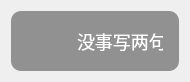
<?xml version="1.0" encoding="UTF-8"?>
<ui version="4.0">
 <class>ImageTipsWidgetWidget</class>
 <widget class="QWidget" name="ImageTipsWidgetWidget">
  <property name="geometry">
   <rect>
    <x>0</x>
    <y>0</y>
    <width>190</width>
    <height>79</height>
   </rect>
  </property>
  <property name="minimumSize">
   <size>
    <width>180</width>
    <height>0</height>
   </size>
  </property>
  <property name="maximumSize">
   <size>
    <width>520</width>
    <height>16777215</height>
   </size>
  </property>
  <property name="windowTitle">
   <string>Form</string>
  </property>
  <property name="styleSheet">
   <string notr="true"/>
  </property>
  <layout class="QGridLayout" name="gridLayout">
   <item row="0" column="0">
    <widget class="QWidget" name="widget" native="true">
     <property name="styleSheet">
      <string notr="true">QWidget#widget
{
  background-color:#80333333;
  border-radius:10px;
}</string>
     </property>
     <layout class="QGridLayout" name="gridLayout_2">
      <property name="leftMargin">
       <number>0</number>
      </property>
      <property name="topMargin">
       <number>0</number>
      </property>
      <property name="rightMargin">
       <number>0</number>
      </property>
      <property name="bottomMargin">
       <number>0</number>
      </property>
      <property name="spacing">
       <number>0</number>
      </property>
      <item row="0" column="0">
       <layout class="QHBoxLayout" name="horizontalLayout">
        <property name="spacing">
         <number>10</number>
        </property>
        <property name="leftMargin">
         <number>16</number>
        </property>
        <property name="topMargin">
         <number>10</number>
        </property>
        <property name="rightMargin">
         <number>16</number>
        </property>
        <property name="bottomMargin">
         <number>10</number>
        </property>
        <item>
         <widget class="QLabel" name="label_2">
          <property name="sizePolicy">
           <sizepolicy hsizetype="Fixed" vsizetype="Fixed">
            <horstretch>0</horstretch>
            <verstretch>0</verstretch>
           </sizepolicy>
          </property>
          <property name="minimumSize">
           <size>
            <width>40</width>
            <height>40</height>
           </size>
          </property>
          <property name="maximumSize">
           <size>
            <width>40</width>
            <height>40</height>
           </size>
          </property>
          <property name="styleSheet">
           <string notr="true">background-color:#00ffffff;</string>
          </property>
          <property name="text">
           <string/>
          </property>
          <property name="pixmap">
           <pixmap>:/image/success.png</pixmap>
          </property>
          <property name="scaledContents">
           <bool>true</bool>
          </property>
         </widget>
        </item>
        <item>
         <widget class="QLabel" name="label">
          <property name="styleSheet">
           <string notr="true">font-size:18px;
color:#fff;
background-color:#00ffffff;</string>
          </property>
          <property name="text">
           <string>没事写两句~</string>
          </property>
         </widget>
        </item>
       </layout>
      </item>
     </layout>
    </widget>
   </item>
  </layout>
 </widget>
 <resources/>
 <connections/>
</ui>
